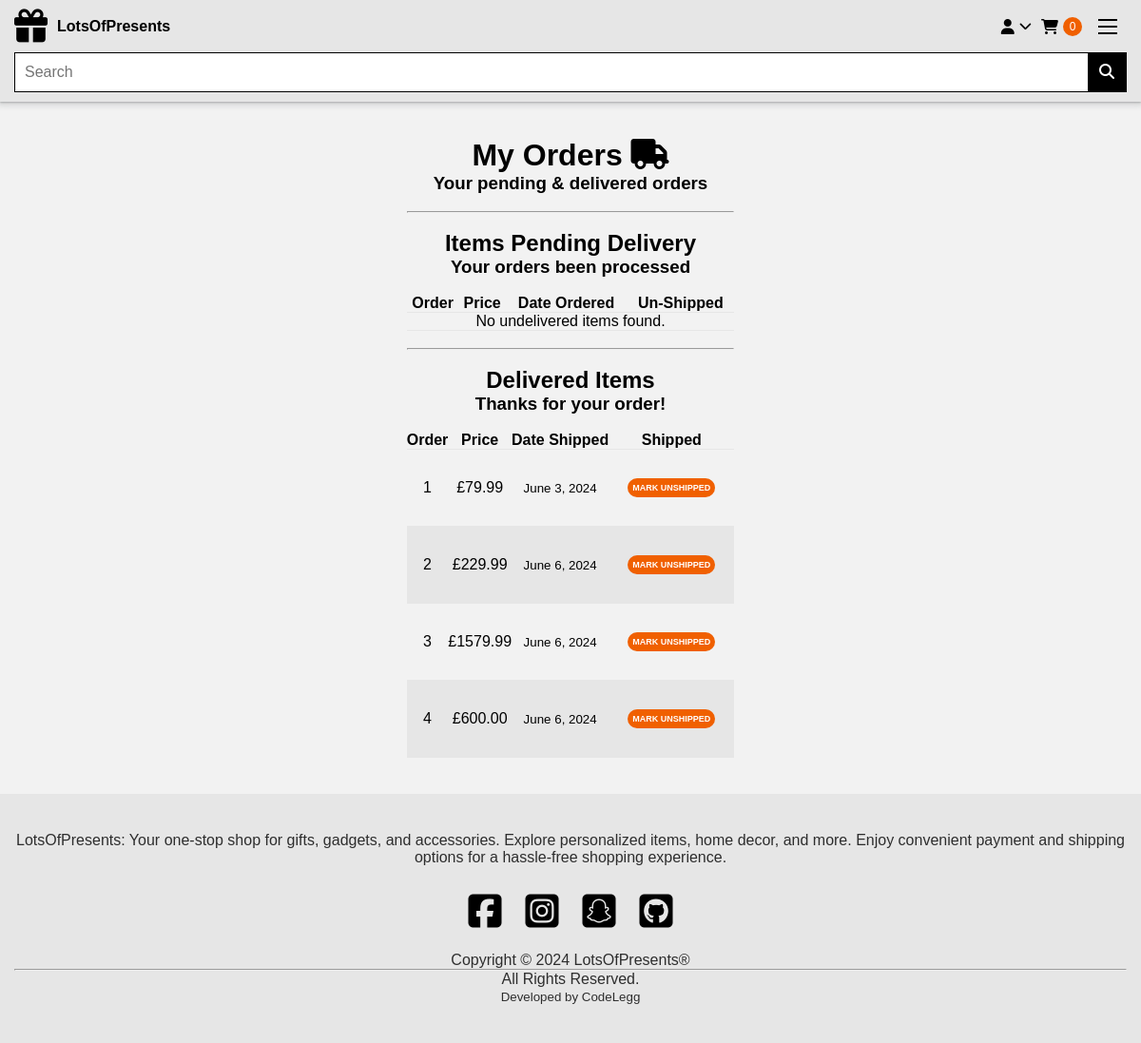
Before: /payment/my_orders (signed in) with the older database file.
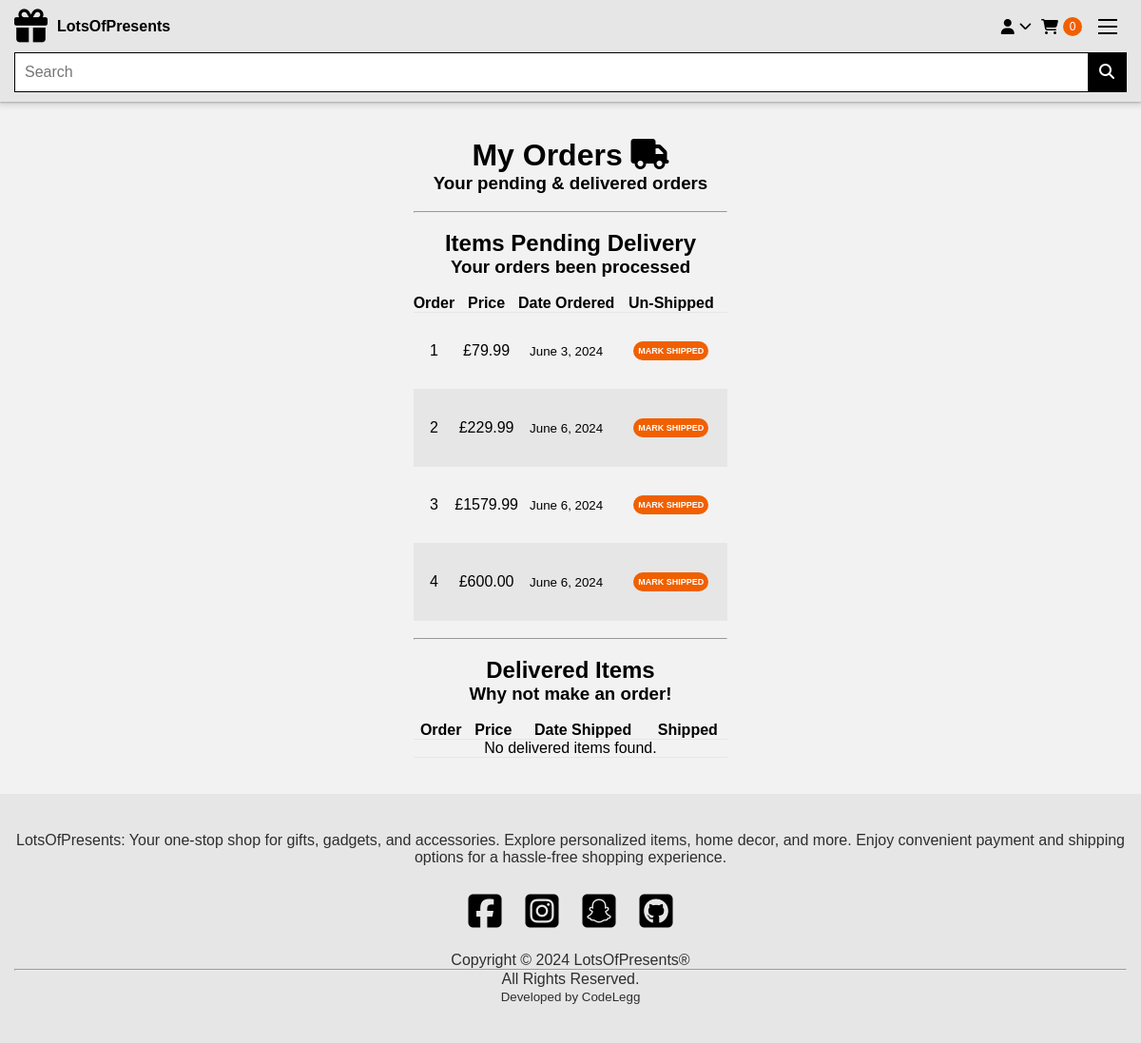
After: the same page with the newer database file.
### payment/models.py (models this page shows, shortened)
class Order(models.Model):
    user = models.ForeignKey(User, on_delete=models.CASCADE, null=True, blank=True)
    full_name = models.CharField(max_length=250)
    email = models.EmailField(max_length=250)
    shipping_address = models.TextField(max_length=15000)
    amount_paid = models.DecimalField(max_digits=7, decimal_places=2)
    date_ordered = models.DateTimeField(auto_now_add=True)
    shipped = models.BooleanField(default=False)
    date_shipped = models.DateTimeField(blank=True, null=True)

### payment/views.py (the view)
# urls.py: path("my_orders", views.my_orders, name="my_orders"),
def my_orders(request):
    if request.user.is_authenticated:
        if request.method == 'POST':
            status = request.POST.get('shipping_status')
            num = request.POST.get('num')
            try:
                order = Order.objects.get(id=num)
                now = datetime.datetime.now()
                if status == 'shipped':
                    order.shipped = True
                    order.date_shipped = now
                elif status == 'not_shipped':
                    order.shipped = False
                    order.date_shipped = None
                order.save()
                messages.success(request, "Shipping Status Updated")
                return redirect('my_orders')
            except Order.DoesNotExist:
                messages.error(request, "Order does not exist")
                return redirect('home')
        else:
            not_shipped_orders = Order.objects.filter(shipped=False)
            shipped_orders = Order.objects.filter(shipped=True)
            return render(request, "payment/my_orders.html", {"not_shipped_orders": not_shipped_orders, "shipped_orders": shipped_orders})
    else:
        messages.error(request, "Access Denied")
        return redirect('home')

### cart/cart.py (called while the page is built)
    def __len__(self):
        return len(self.cart)

### cart/context_proccessors.py (called while the page is built)
def cart(request):
    return {'cart': Cart(request)}

### payment/templates/payment/my_orders.html (shortened to what this page needs)
{% extends 'base.html' %}
{% block content %}
<div class="auth-account-container">
  <div class="auth-account">
    <div class="signin-signup">
      <br>
      <h1 class="account-title">My Orders <i class="fa-solid fa-truck"></i></h1>
      <h3 class="account-title">Your pending & delivered orders</h3>
      <br>
      <hr>
      <br>
      <h2 class="account-title">Items Pending Delivery</h2>
      <h3 class="account-title">Your orders been processed</h3>
      <br>
      <table class="table table-striped table-hover table-bordered">
        <thead class="table-dark">
          <tr>
            <th scope="col">Order</th>
            <th scope="col">Price</th>
            <th scope="col">Date Ordered</th>
            <th scope="col">Un-Shipped</th>
          </tr>
        </thead>
        <tbody>
          {% if not_shipped_orders %}
          {% for item in not_shipped_orders %}
          <tr>
            <td><a href="{% url 'orders' item.id %}">{{ item.id }}</a></td>
            <td>£{{ item.amount_paid }}</td>
            <td><small>{{ item.date_ordered|date:"F j, Y" }}</small></td>
            <td>
              <form method="POST">
                <button type="Submit" class="btn-small">Mark Shipped</button>
              </form>
            </td>
          </tr>
          {% endfor %}
          {% else %}
          <tr>
            <td colspan="4">No undelivered items found.</td>
          </tr>
          {% endif %}
        </tbody>
      </table>
      <br />
      <hr>
      <br />
      <h2 class="account-title">Delivered Items</h2>
      {% if shipped_orders %}
      <h3 class="account-title">Thanks for your order!</h3>
      {% else%}
      <h3 class="account-title">Why not make an order!</h3>
      {% endif %}
      <br>
      <table class="table table-striped table-hover table-bordered">
        <thead class="table-dark">
          <tr>
            <th scope="col">Order</th>
            <th scope="col">Price</th>
            <th scope="col">Date Shipped</th>
            <th scope="col">Shipped</th>
          </tr>
        </thead>
        <tbody>
          {% if shipped_orders %}
          {% for item in shipped_orders %}
          <tr>
            <td><a href="{% url 'orders' item.id %}">{{ item.id }}</a></td>
            <td>£{{ item.amount_paid }}</td>
            <td><small>{{ item.date_ordered|date:"F j, Y" }}</small></td>
            <td>
              <form method="POST">
                <button type="Submit" class="btn-small">Mark Unshipped</button>
              </form>
            </td>
          </tr>
          {% endfor %}
          {% else %}
          <tr>
            <td colspan="4">No delivered items found.</td>
          </tr>
          {% endif %}
        </tbody>
      </table>
    </div>
    <br>
  </div>
</div>
{% endblock %}

### store/templates/base.html (shortened to what this page needs)
{% load static %}
<!DOCTYPE html>
<html lang="en">
<head>
    <link rel="stylesheet" href="https://cdnjs.cloudflare.com/ajax/libs/font-awesome/6.5.1/css/all.min.css"
>
    <link rel="stylesheet" href="{% static 'css/base.css' %}">
    <link rel="stylesheet" href="{% static 'css/categories.css' %}">
    <link rel="stylesheet" href="{% static 'css/auth.css' %}">
    <link rel="stylesheet" href="{% static 'css/product_page.css' %}">
    <link rel="stylesheet" href="{% static 'css/cart.css' %}">
    <link rel="stylesheet" href="https://site-assets.fontawesome.com/releases/v6.5.1/css/all.css">
    <link rel="stylesheet" href="https://code.jquery.com/ui/1.13.3/themes/base/jquery-ui.css">
</head>
<body>
    <header>
        <div class="top-header">
            <div class="container">
                <div class="brand-container">
                    <a href="{% url 'home' %}" aria-label="Home"><i class="fa-solid fa-gift"></i></a>
                    <h1 class="logo_text">LotsOfPresents</h1>
                </div>
                <div class="topheader-btn-wrapper">
                    <div class="dropdown">
                        {% if user.is_authenticated %}
                        <button class="dropdown-toggle" type="button" id="dropdownMenuButton" aria-haspopup="true"
                            aria-expanded="false">
                            <div class="user-chev-wrapper">
                                <i class="fa-solid fa-user"></i>
                                <small><i class="fa fa-chevron-down"></i></small>
                            </div>
                        </button>
                        {% else %}
                        <a class="login_user" href="{% url 'login' %}">
                            <i class="fa-regular fa-user"></i>
                            <small>Login</small>
                            &nbsp;
                        </a>
                        {% endif %}
                    </div>
                    <a href="{% url 'cart_summary' %}">
                        <div class="cart-wrapper">
                            <i class="fa fa-shopping-cart"></i>
                            <small><span id="cart_quantity" class="cart-items">{{ cart|length }}</span></small>
                        </div>
                    </a>
                </div>
                <div class="hamburger js-menuToggle">
                    <div class="bar"></div>
                    <div class="bar"></div>
                    <div class="bar"></div>
                </div>
            </div>
            <form action="{% url 'search_product' %}" method="POST">
                <div class="container-inner">
                    <div class="search-box">
                        <input required type="text" id="search-input" name="productsearch" class="searchproducts"
                            placeholder="Search">
                        <button class="search-btn" type="submit" aria-label="Search"><i
                                class="fa-solid fa-magnifying-glass"></i></button>
                    </div>
                </div>
            </form>
        </div>
    </header>
    <main>
        {% block content %}
        {% endblock %}
    </main>
    <footer>
        <div class="footer-wrapper container">
            <div class="footer-section">
                <p class="text-muted">
                    LotsOfPresents: Your one-stop shop for gifts, gadgets, and accessories. Explore personalized items,
                    home decor, and more. Enjoy convenient payment and shipping options for a hassle-free shopping
                    experience.
                </p>
                <ul class="footer-icons">
                    <li>
                        <a href="https://www.facebook.com/" target="_blank" aria-label="Facebook link">
                            <i class="fa-brands fa-square-facebook"></i>
                        </a>
                    </li>
                    <li>
                        <a href="https://www.instagram.com/_kingofcuts_/?hl=en-gb" target="_blank"
                            aria-label="Instagram link">
                            <i class="fa-brands fa-square-instagram"></i>
                        </a>
                    </li>
                    <li>
                        <a href="https://www.snapchat.com/" target="_blank" aria-label="Snapchat Link">
                            <i class="fa-brands fa-square-snapchat"></i>
                        </a>
                    </li>
                    <li>
                        <a href="https://github.com/CodeLegg" target="_blank" aria-label="Github Link">
                            <i class="fa-brands fa-square-github"></i>
                        </a>
                    </li>
                </ul>
                <p class="text-muted">Copyright © 2024 LotsOfPresents®</p>
                <hr>
                <p><span class="text-muted">All Rights Reserved.</span></p>
                <p><small class="text-muted">Developed by CodeLegg</small></p>
            </div>
        </div>
    </footer>
</body>
</html>

### static/css/base.css (style rules this page uses)
:root { --platinum: hsl(0, 0%, 90%); --black_70: hsla(0, 0%, 0%, 0.7); --white: hsl(0, 0%, 100%); --black: hsl(0, 0%, 0%); --orange: hsl(24, 100%, 47%); --off-white: hsl(0, 0%, 95%); --ff-poppins: "Poppins", sans-serif; --fs-1: 4.2rem; --fs-2: 3.8rem; --fs-3: 3.2rem; --fs-4: 2.5rem; --fs-5: 2.4rem; --fs-6: 2rem; --fs-7: 1.8rem; --fs-8: 1.5rem; --fw-500: 500; --fw-600: 600; --fw-700: 700; --radius-4: 4px; --radius-12: 12px; --section-padding: 60px; --transition-1: 0.15s ease; --transition-2: 0.35s ease; --cubic-in: cubic-bezier(0.51, 0.03, 0.64, 0.28); --cubic-out: cubic-bezier(0.33, 0.85, 0.56, 1); --shadow: 0 5px 20px 1px hsla(220, 63%, 33%, 0.1); }
*, *::before, *::after { margin: 0; padding: 0; box-sizing: border-box; }
li { list-style: none; }
a { text-decoration: none; }
a { color: #000; text-decoration: none; }
a, img, span, input, button, i { display: block; }
button, input { background: none; border: none; font: inherit; }
button { cursor: pointer; }
input { width: 100%; }
i { pointer-events: none; }
html { font-family: var(--ff-poppins); font-size: 10px; scroll-behavior: smooth; }
body { background-color: var(--off-white); font-size: 1.6rem; }
main { height: fit-content; }
.logo_text { font-size: 16px; }
.container { padding-inline: 15px; position: relative; }
.container-inner { padding-inline: 15px; padding-bottom: 10px; }
.top-header > .container { display: flex; justify-content: space-between; align-items: center; padding-block: 10px; }
.brand-container { display: flex; align-items: center; gap: 1rem; }
.fa-solid.fa-gift { font-size: 35px; }
.topheader-btn-wrapper { display: flex; align-items: center; margin-left: auto; }
.user-chev-wrapper { display: flex; align-items: center; gap: 0.5rem; margin-left: auto; padding-right: 1rem; color: #000; }
.cart-wrapper { display: flex; align-items: center; gap: 0.5rem; margin-left: auto; padding-right: 1.2rem; }
#cart_quantity { align-items: center; background: var(--orange); border-radius: 100%; width: 2px; padding: 10px; height: 2px; display: flex; justify-content: center; color: var(--white); font-size: 12px; }
.top-header { position: relative; background-color: var(--platinum); box-shadow: rgba(60, 64, 67, 0.3) 0px 1px 2px 0px, rgba(60, 64, 67, 0.15) 0px 2px 6px 2px; }
.top-header > .container { max-width: 1240px; margin: 0 auto; }
.container-inner { max-width: 1240px; margin: 0 auto; }
.dropdown { display: inline-block; }
.dropdown-toggle { background: none; border: none; cursor: pointer; display: flex; align-items: center; color: #000; }
.hamburger { cursor: pointer; margin-right: 0.5rem; }
.bar { width: 20px; height: 2px; margin: 5px; background-color: #000; }
.js-menuToggle .bar { transition: transform 0.3s ease, opacity 0.3s ease; }
.search-box { background-color: #fff; border: 1px solid #000; display: flex; align-items: center; }
.search-box button { width: 40px; height: 40px; }
.search-box input { flex: 1; padding-left: 10px; outline: none; }
.search-btn { background-color: #000; color: #fff; padding: 3px; }
footer { background-color: var(--platinum); color: var(--secondary-color); padding-block: 20px; text-align: center; }
.footer-wrapper { display: flex; flex-direction: column; justify-content: center; align-items: left; }
.footer-section { padding-block: 20px; }
.text-muted { opacity: 0.8; }
.footer-icons { margin-block: 25px; display: flex; justify-content: center; align-items: center; gap: 20px; }
.footer-icons i { font-size: 40px; color: var(--black); margin-top: 4px; }
.footer-icons li { background-color: var(--fourth-color); width: 35px; height: 35px; display: flex; justify-content: center; align-items: center; border-radius: 20px; padding: 20px; }
.btn-small { font-size: xx-small; border: none; border-radius: 50px; background: var(--orange); color: #fff; font-weight: 600; margin: 10px; text-transform: uppercase; cursor: pointer; text-align: center; padding: 5px; }
.table { width: 100%; border-collapse: collapse; }
.table th, .table td { text-align: center; border-bottom: 1px solid var(--platinum); }
.table th { background-color: var(--off-white); }
.table tbody tr:nth-child(even) { background-color: var(--platinum); }

Changed rows visible on the page:
changed Order "June 3, 2024": moves from the list under "Thanks for your order!" to the list under "Your orders been processed"
changed Order id 2: moves from the list under "Thanks for your order!" to the list under "Your orders been processed"
changed Order id 3: moves from the list under "Thanks for your order!" to the list under "Your orders been processed"
changed Order id 4: moves from the list under "Thanks for your order!" to the list under "Your orders been processed"
Other visible differences:
text no longer shown: "No undelivered items found. Thanks for your order!"
text now shown: "Why not make an order! No delivered items found."
